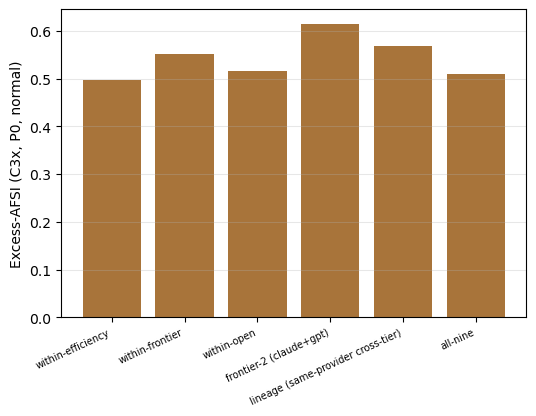

Generate this figure with Python:
#!/usr/bin/env python3
"""SYNCRISKtier - exploratory tier extension (Appendix G), B-stabilized. Frontier scale
deepens synchronization (frontier-3 0.55 > efficiency 0.50; frontier-2 0.61); a single
reasoning pair (GPT-Gemini frontier) is the low outlier. Stress reload now in the B regime."""
import json, csv
from pathlib import Path
import matplotlib; matplotlib.use("Agg"); import matplotlib.pyplot as plt
plt.rcParams.update({"savefig.transparent": True, "figure.facecolor": "none", "axes.facecolor": "none", "legend.frameon": False})
H = Path(__file__).resolve().parent; PUB = H  # input data bundled alongside this Quantlet
T = json.load(open(PUB / "phase3x9_Bstab_results.json")); TA = T["arms"]["P0"]["C3x"]; fp = T["frontier_pairwise"]["P0"]; sr = T["stress_r2_by_tier"]
sets = [("within-efficiency", "efficiency-3", "within_efficiency"), ("within-frontier", "frontier-3", "within_frontier"), ("within-open", "open-3", "within_open"),
        ("frontier-2 (claude+gpt)", "frontier-2", "frontier2"), ("lineage (same-provider cross-tier)", "lineage", "lineage_same_provider_cross_tier"), ("all-nine", "all-9", "all9")]
with open(H / "SYNCRISKtier.csv", "w", newline="") as f:
    w = csv.writer(f, lineterminator="\n"); w.writerow(["block", "model_set", "excess_afsi"])
    for b, ms, k in sets: w.writerow([b, ms, TA[k]["normal"]])
    for p in fp: w.writerow([f"pair {p}", "frontier pair", fp[p]])
with open(H / "SYNCRISKtier_stress_r2.csv", "w", newline="") as f:
    w = csv.writer(f, lineterminator="\n"); w.writerow(["tier", "model_set", "r2_normal", "r2_stress"])
    for t in sr: w.writerow([t, "P3", sr[t]["normal"], sr[t]["stress"]])
fig, ax = plt.subplots(figsize=(6, 4)); ax.bar(range(len(sets)), [TA[k]["normal"] for _, _, k in sets], color="#a8743a")
ax.set_xticks(range(len(sets))); ax.set_xticklabels([b for b, _, _ in sets], rotation=25, ha="right", fontsize=7); ax.set_ylabel("Excess-AFSI (C3x, P0, normal)"); ax.grid(alpha=.3, axis="y"); fig.savefig(H / "SYNCRISKtier.png", bbox_inches="tight")
print("tier written; eff reload", sr["efficiency"]["stress"])
